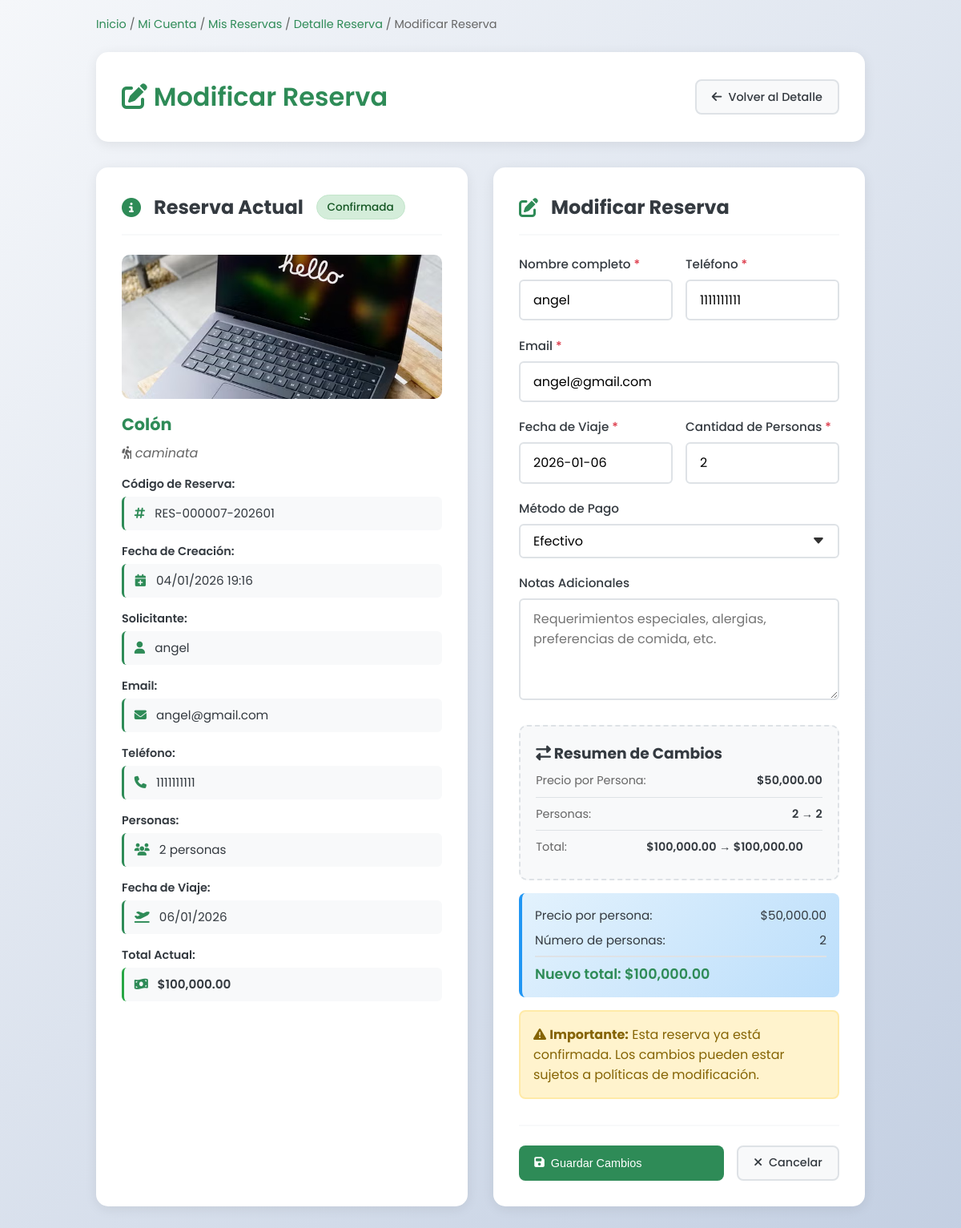
The app's page /usuario/modificar_reserva.php?id=7 (signed in) with its own data.
### tables this page shows
CREATE TABLE `reservas` (
  `id` int(11) NOT NULL,
  `usuario_id` int(11) DEFAULT NULL,
  `nombre` varchar(100) DEFAULT NULL,
  `email` varchar(100) DEFAULT NULL,
  `telefono` varchar(20) DEFAULT NULL,
  `destino_id` int(11) DEFAULT NULL,
  `actividad_id` int(11) DEFAULT NULL,
  `fecha_reserva` date DEFAULT NULL,
  `fecha_viaje` date DEFAULT NULL,
  `cantidad_personas` int(11) DEFAULT NULL,
  `precio_total` decimal(10,2) DEFAULT NULL,
  `estado` enum('pendiente','confirmada','cancelada') DEFAULT 'pendiente',
  `fecha_creacion` timestamp NOT NULL DEFAULT current_timestamp(),
  `codigo_reserva` varchar(20) DEFAULT NULL,
  `metodo_pago` varchar(50) DEFAULT NULL,
  `notas` text DEFAULT NULL,
  `fecha_modificacion` timestamp NULL DEFAULT NULL
);

CREATE TABLE `destinos` (
  `id` int(11) NOT NULL,
  `nombre` varchar(100) NOT NULL,
  `slug` varchar(255) DEFAULT NULL,
  `descripcion` text DEFAULT NULL,
  `ubicacion` varchar(255) DEFAULT NULL,
  `imagen_principal` varchar(255) DEFAULT NULL,
  `activo` tinyint(1) DEFAULT 1,
  `orden` int(11) DEFAULT 0,
  `fecha_creacion` timestamp NOT NULL DEFAULT current_timestamp()
);

CREATE TABLE `actividades` (
  `id` int(11) NOT NULL,
  `destino_id` int(11) DEFAULT NULL,
  `nombre` varchar(100) NOT NULL,
  `descripcion` text DEFAULT NULL,
  `imagen` varchar(255) DEFAULT NULL,
  `precio` decimal(10,2) DEFAULT NULL,
  `duracion` varchar(50) DEFAULT NULL,
  `activo` tinyint(1) DEFAULT 1
);

### usuario/modificar_reserva.php (the view, shortened to what this page needs)
<?php
require_once '../includes/config.php';
$user_id = $_SESSION['user_id'];
$reserva_id = isset($_GET['id']) ? intval($_GET['id']) : 0;
$sql = "SELECT r.*, d.nombre as destino_nombre, d.descripcion, d.imagen_principal,
               a.nombre as actividad_nombre, a.precio as precio_actividad
        FROM reservas r
        LEFT JOIN destinos d ON r.destino_id = d.id
        LEFT JOIN actividades a ON r.actividad_id = a.id
        WHERE r.id = ? AND r.usuario_id = ? AND r.estado IN ('pendiente', 'confirmada')";
$stmt = $pdo->prepare($sql);
$stmt->execute([$reserva_id, $user_id]);
$reserva = $stmt->fetch(PDO::FETCH_ASSOC);
$precio_por_persona = $reserva['precio_actividad'] ?? 0;
?>
<!DOCTYPE html>
<html lang="es">
<head>
    <link rel="stylesheet" href="https://cdnjs.cloudflare.com/ajax/libs/font-awesome/6.4.0/css/all.min.css">
    <link rel="stylesheet" href="https://cdn.jsdelivr.net/npm/flatpickr/dist/flatpickr.min.css">
</head>
<body>
    <div class="container">
        <div class="breadcrumb">
            <a href="../index.php">Inicio</a> /
            <a href="dashboard.php">Mi Cuenta</a> /
            <a href="reservas.php">Mis Reservas</a> /
            <a href="detalle_reserva.php?id=<?php echo $reserva_id; ?>">Detalle Reserva</a> /
            <span>Modificar Reserva</span>
        </div>
        <div class="header">
            <h1><i class="fas fa-edit"></i> Modificar Reserva</h1>
            <a href="detalle_reserva.php?id=<?php echo $reserva_id; ?>" class="btn btn-secondary">
                <i class="fas fa-arrow-left"></i> Volver al Detalle
            </a>
        </div>
        <div class="modificar-container">
            <div class="reserva-info-card">
                <div class="card-header">
                    <i class="fas fa-info-circle"></i>
                    <h2>Reserva Actual</h2>
                    <span class="badge badge-<?php echo $reserva['estado'] == 'pendiente' ? 'warning' : 'success'; ?>">
                        <?php echo ucfirst($reserva['estado']); ?>
                    </span>
                </div>
                <?php if(!empty($reserva['imagen_principal'])): ?>
                <div class="destino-imagen">
                    <img src="../uploads/destinos/<?php echo htmlspecialchars($reserva['imagen_principal']); ?>"
                         alt="<?php echo htmlspecialchars($reserva['destino_nombre']); ?>">
                </div>
                <?php endif; ?>
                <h3 class="destino-nombre"><?php echo htmlspecialchars($reserva['destino_nombre'] ?? 'Destino no especificado'); ?></h3>
                <?php if(!empty($reserva['actividad_nombre'])): ?>
                <p class="destino-actividad">
                    <i class="fas fa-hiking"></i> <?php echo htmlspecialchars($reserva['actividad_nombre']); ?>
                </p>
                <?php endif; ?>
                <div class="info-group">
                    <span class="info-label">Código de Reserva:</span>
                    <div class="info-value">
                        <i class="fas fa-hashtag info-icon"></i>
                        <?php echo htmlspecialchars($reserva['codigo_reserva'] ?? 'RES-' . str_pad($reserva_id, 6, '0', STR_PAD_LEFT)); ?>
                    </div>
                </div>
                <div class="info-group">
                    <span class="info-label">Fecha de Creación:</span>
                    <div class="info-value">
                        <i class="fas fa-calendar-plus info-icon"></i>
                        <?php echo date('d/m/Y H:i', strtotime($reserva['fecha_creacion'])); ?>
                    </div>
                </div>
                <div class="info-group">
                    <span class="info-label">Solicitante:</span>
                    <div class="info-value">
                        <i class="fas fa-user info-icon"></i>
                        <?php echo htmlspecialchars($reserva['nombre']); ?>
                    </div>
                </div>
                <div class="info-group">
                    <span class="info-label">Email:</span>
                    <div class="info-value">
                        <i class="fas fa-envelope info-icon"></i>
                        <?php echo htmlspecialchars($reserva['email']); ?>
                    </div>
                </div>
                <div class="info-group">
                    <span class="info-label">Teléfono:</span>
                    <div class="info-value">
                        <i class="fas fa-phone info-icon"></i>
                        <?php echo htmlspecialchars($reserva['telefono']); ?>
                    </div>
                </div>
                <div class="info-group">
                    <span class="info-label">Personas:</span>
                    <div class="info-value">
                        <i class="fas fa-users info-icon"></i>
                        <?php echo $reserva['cantidad_personas']; ?> personas
                    </div>
                </div>
                <div class="info-group">
                    <span class="info-label">Fecha de Viaje:</span>
                    <div class="info-value">
                        <i class="fas fa-plane-departure info-icon"></i>
                        <?php echo $reserva['fecha_viaje'] ? date('d/m/Y', strtotime($reserva['fecha_viaje'])) : 'No especificada'; ?>
                    </div>
                </div>
                <div class="info-group">
                    <span class="info-label">Total Actual:</span>
                    <div class="info-value" style="border-left-color: var(--success-color); font-weight: 600;">
                        <i class="fas fa-money-bill-wave info-icon"></i>
                        $<?php echo number_format($reserva['precio_total'] ?? 0, 2); ?>
                    </div>
                </div>
            </div>
            <div class="formulario-card">
                <div class="card-header">
                    <i class="fas fa-edit"></i>
                    <h2>Modificar Reserva</h2>
                </div>
                <form method="POST" action="" id="modificarForm">
                    <div class="form-row">
                        <div class="form-group">
                            <label class="form-label campo-requerido">Nombre completo</label>
                            <input type="text" name="nombre" class="form-control"
                                   value="<?php echo isset($_POST['nombre']) ? htmlspecialchars($_POST['nombre']) : htmlspecialchars($reserva['nombre']); ?>"
                                   required>
                        </div>
                        <div class="form-group">
                            <label class="form-label campo-requerido">Teléfono</label>
                            <input type="tel" name="telefono" class="form-control"
                                   value="<?php echo isset($_POST['telefono']) ? htmlspecialchars($_POST['telefono']) : htmlspecialchars($reserva['telefono']); ?>"
                                   required>
                        </div>
                    </div>
                    <div class="form-group">
                        <label class="form-label campo-requerido">Email</label>
                        <input type="email" name="email" class="form-control"
                               value="<?php echo isset($_POST['email']) ? htmlspecialchars($_POST['email']) : htmlspecialchars($reserva['email']); ?>"
                               required>
                    </div>
                    <div class="form-row">
                        <div class="form-group">
                            <label class="form-label campo-requerido">Fecha de Viaje</label>
                            <input type="text" name="fecha_viaje" class="form-control fecha-picker"
                                   value="<?php echo isset($_POST['fecha_viaje']) ? $_POST['fecha_viaje'] : $reserva['fecha_viaje']; ?>"
                                   placeholder="Seleccionar fecha" required>
                        </div>
                        <div class="form-group">
                            <label class="form-label campo-requerido">Cantidad de Personas</label>
                            <input type="number" name="cantidad_personas" class="form-control"
                                   min="1" max="20"
                                   value="<?php echo isset($_POST['cantidad_personas']) ? $_POST['cantidad_personas'] : $reserva['cantidad_personas']; ?>"
                                   required onchange="calcularNuevoTotal()">
                        </div>
                    </div>
                    <div class="form-group">
                        <label class="form-label">Método de Pago</label>
                        <select name="metodo_pago" class="form-control">
                            <option value="efectivo" <?php echo (isset($_POST['metodo_pago']) ? $_POST['metodo_pago'] : ($reserva['metodo_pago'] ?? 'efectivo')) == 'efectivo' ? 'selected' : ''; ?>>Efectivo</option>
                        </select>
                    </div>
                    <div class="form-group">
                        <label class="form-label">Notas Adicionales</label>
                        <textarea name="notas" class="form-control" rows="4"
                                  placeholder="Requerimientos especiales, alergias, preferencias de comida, etc."><?php echo isset($_POST['notas']) ? htmlspecialchars($_POST['notas']) : htmlspecialchars($reserva['notas'] ?? ''); ?></textarea>
                    </div>
                    <div class="resumen-cambios" id="resumenCambios">
                        <h3><i class="fas fa-exchange-alt"></i> Resumen de Cambios</h3>
                        <div class="cambio-item">
                            <span class="cambio-label">Precio por Persona:</span>
                            <span class="cambio-valor">$<?php echo number_format($precio_por_persona, 2); ?></span>
                        </div>
                        <div class="cambio-item">
                            <span class="cambio-label">Personas:</span>
                            <span class="cambio-valor">
                                <span id="personasActual"><?php echo $reserva['cantidad_personas']; ?></span> →
                                <span id="personasNuevo"><?php echo $reserva['cantidad_personas']; ?></span>
                            </span>
                        </div>
                        <div class="cambio-item">
                            <span class="cambio-label">Total:</span>
                            <span class="cambio-valor">
                                $<span id="totalActual"><?php echo number_format($reserva['precio_total'] ?? 0, 2); ?></span> →
                                $<span id="totalNuevo"><?php echo number_format($reserva['precio_total'] ?? 0, 2); ?></span>
                                <span class="cambio-diferencia" id="diferenciaTotal"></span>
                            </span>
                        </div>
                    </div>
                    <div class="precio-info">
                        <div class="precio-item">
                            <span>Precio por persona:</span>
                            <span>$<span id="precioPersona"><?php echo number_format($precio_por_persona, 2); ?></span></span>
                        </div>
                        <div class="precio-item">
                            <span>Número de personas:</span>
                            <span id="numPersonasDisplay"><?php echo $reserva['cantidad_personas']; ?></span>
                        </div>
                        <div class="precio-total">
                            <span>Nuevo total:</span>
                            <span>$<span id="nuevoTotalDisplay"><?php echo number_format($reserva['precio_total'] ?? 0, 2); ?></span></span>
                        </div>
                    </div>
                    <div class="alert alert-warning">
                        <i class="fas fa-exclamation-triangle"></i>
                        <strong>Importante:</strong>
                        <?php if($reserva['estado'] == 'confirmada'): ?>
                            Esta reserva ya está confirmada. Los cambios pueden estar sujetos a políticas de modificación.
                        <?php else: ?>
                            Al modificar la reserva, el sistema calculará automáticamente el nuevo total.
                        <?php endif; ?>
                    </div>
                    <div class="form-actions">
                        <button type="submit" class="btn btn-primary" style="flex: 1;">
                            <i class="fas fa-save"></i> Guardar Cambios
                        </button>
                        <a href="detalle_reserva.php?id=<?php echo $reserva_id; ?>" class="btn btn-secondary">
                            <i class="fas fa-times"></i> Cancelar
                        </a>
                    </div>
                </form>
            </div>
        </div>
    </div>
</body>
</html>

### records on screen
reservas: estado "Confirmada", destino.imagen_principal (picture), destino.nombre "Colón", actividad.nombre "caminata", codigo_reserva "RES-000007-202601", fecha_creacion "04/01/2026 19:16", nombre "angel", email "angel@gmail.com", telefono "1111111111", cantidad_personas "2", fecha_viaje "06/01/2026", precio_total "100,000.00", fecha_viaje "2026-01-06", metodo_pago "Efectivo", actividad.precio "50,000.00"
